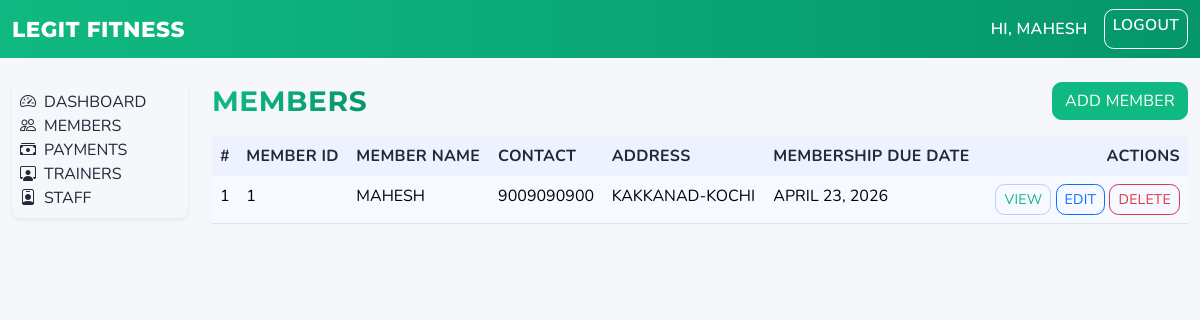
Page /members/ (signed in) on the earlier database version.
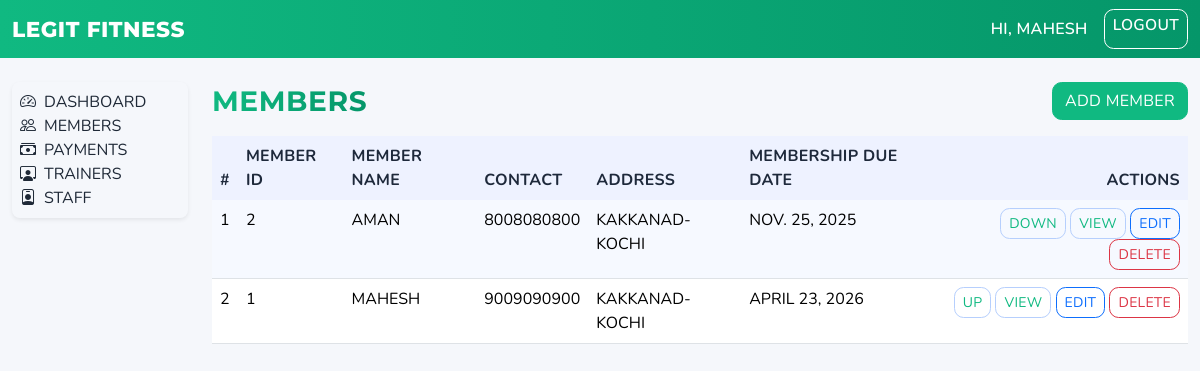
Same page on the later database version.
### customers/models.py (models this page shows, shortened)
class Member(models.Model):
    member_id = models.CharField(max_length=20, null=True, blank=True)
    name = models.CharField(max_length=150)
    contact = models.CharField(max_length=20, blank=True)
    address = models.TextField(blank=True)
    date_of_joining = models.DateField(null=True, blank=True)
    membership_due_date = models.DateField(null=True, blank=True)
    position = models.PositiveIntegerField(default=0, db_index=True)
    class Meta:
        ordering = ["position", "name"]
        constraints = [
            models.UniqueConstraint(
                fields=["member_id"],
                name="unique_member_id_when_set",
                condition=Q(member_id__isnull=False) & ~Q(member_id=""),
            )
        ]

### customers/views.py (the view, shortened to what this page needs)
# urls.py: path("", CustomerListView.as_view(), name="list"),
class CustomerListView(LoginRequiredMixin, ListView):
    model = Member
    context_object_name = "members"
    template_name = "customers/list.html"
    def get_queryset(self):
        qs = super().get_queryset()
        joined_on = self.request.GET.get("joined_on")
        joined_month = self.request.GET.get("joined_month")
        if joined_on:
            try:
                d = date.fromisoformat(joined_on)
                qs = qs.filter(date_of_joining=d)
            except ValueError:
                pass
        return qs

### templates/customers/list.html (shortened to what this page needs)
{% extends 'base.html' %}
{% block body_class %}theme-members{% endblock %}
{% block content %}
  <div class="d-flex justify-content-between align-items-center mb-3">
    <h3 class="mb-0 text-uppercase page-title">Members</h3>
    <a href="{% url 'members:create' %}" class="btn btn-primary">Add Member</a>
  </div>
  <div class="table-responsive">
    <table class="table table-striped text-uppercase">
      <thead>
        <tr>
          <th>#</th>
          <th>Member ID</th>
          <th>Member Name</th>
          <th>Contact</th>
          <th>Address</th>
          <th>Membership Due Date</th>
          <th class="text-end">Actions</th>
        </tr>
      </thead>
      <tbody>
        {% for m in members %}
        <tr>
          <td>{{ forloop.counter }}</td>
          <td>{{ m.member_id }}</td>
          <td>{{ m.name }}</td>
          <td>{{ m.contact }}</td>
          <td>{{ m.address|truncatechars:40 }}</td>
          <td>{{ m.membership_due_date }}</td>
          <td class="text-end">
            <div class="btn-group" role="group" aria-label="Reorder">
              {% if not forloop.first %}
              <form action="{% url 'members:move_up' m.pk %}" method="post" class="d-inline">
                <button type="submit" class="btn btn-sm btn-outline-secondary">Up</button>
              </form>
              {% endif %}
              {% if not forloop.last %}
              <form action="{% url 'members:move_down' m.pk %}" method="post" class="d-inline">
                <button type="submit" class="btn btn-sm btn-outline-secondary">Down</button>
              </form>
              {% endif %}
            </div>
            <a class="btn btn-sm btn-outline-secondary" href="{% url 'members:detail' m.pk %}">View</a>
            <a class="btn btn-sm btn-outline-primary" href="{% url 'members:edit' m.pk %}">Edit</a>
            <a class="btn btn-sm btn-outline-danger" href="{% url 'members:delete' m.pk %}">Delete</a>
          </td>
        </tr>
        {% empty %}
        <tr>
          <td colspan="7" class="text-center">No members yet.</td>
        </tr>
        {% endfor %}
      </tbody>
    </table>
  </div>
{% endblock %}

Differences in the rows shown:
added Member: member_id "2", name "AMAN", contact "8008080800", address "KAKKANAD-KOCHI", membership_due_date "NOV. 25, 2025", shows "DOWN"
shown differently, row unchanged: Member "MAHESH": now shows "UP"
